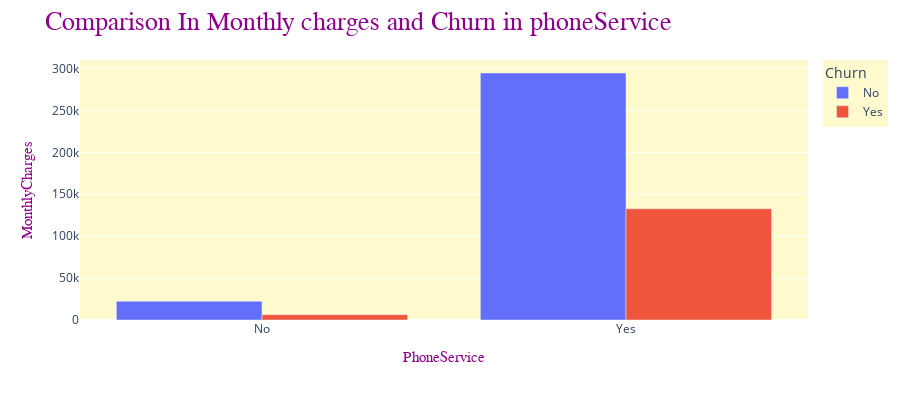

The cell this chart's notebook holds for it:
### Code cell
fig = px.bar(df_1, x='PhoneService', y='MonthlyCharges', barmode = "group",
             hover_data=['PhoneService', 'Churn'], color='Churn', height=400)

fig.update_layout(legend = dict(bgcolor = "LemonChiffon", orientation = "v"), 
                  plot_bgcolor = "LemonChiffon")
fig.update_layout(title = dict(text =  'Comparison In Monthly charges and Churn in phoneService ',
                              
                                  font = dict(family = "Balto", color = "DarkMagenta", size = 26)))
fig.update_xaxes(title_text= "PhoneService", 
                 title_font_family= "Arial", 
                 title_font_size = 15,
                 title_font_color = "DarkMagenta")#, )
fig.update_yaxes(title_text= "MonthlyCharges",  
                 title_font_family= "Arial", 
                 title_font_size = 15,
                 title_font_color = "DarkMagenta")

fig.show()

### Figure 1 — Plotly figure (JSON) as saved in the notebook; plotly's stock layout.template omitted (floating-point values rounded to 4 significant figures)
{"data": [{"alignmentgroup": "True", "customdata": [["No"], ["No"]], "hovertemplate": "Churn=%{customdata[0]}<br>PhoneService=%{x}<br>MonthlyCharges=%{y}<extra></extra>", "legendgroup": "No", "marker": {"color": "#636efa", "pattern": {"shape": ""}}, "name": "No", "offsetgroup": "No", "orientation": "v", "showlegend": true, "textposition": "auto", "type": "bar", "x": ["No", "Yes"], "xaxis": "x", "y": [22280.0, 294700.0], "yaxis": "y"}, {"alignmentgroup": "True", "customdata": [["Yes"], ["Yes"]], "hovertemplate": "Churn=%{customdata[0]}<br>PhoneService=%{x}<br>MonthlyCharges=%{y}<extra></extra>", "legendgroup": "Yes", "marker": {"color": "#EF553B", "pattern": {"shape": ""}}, "name": "Yes", "offsetgroup": "Yes", "orientation": "v", "showlegend": true, "textposition": "auto", "type": "bar", "x": ["No", "Yes"], "xaxis": "x", "y": [6381.0, 132800.0], "yaxis": "y"}], "layout": {"barmode": "group", "height": 400, "legend": {"bgcolor": "LemonChiffon", "orientation": "v", "title": {"text": "Churn"}, "tracegroupgap": 0}, "margin": {"t": 60}, "plot_bgcolor": "LemonChiffon", "title": {"font": {"color": "DarkMagenta", "family": "Balto", "size": 26}, "text": "Comparison In Monthly charges and Churn in phoneService "}, "xaxis": {"anchor": "y", "domain": [0, 1], "title": {"font": {"color": "DarkMagenta", "family": "Arial", "size": 15}, "text": "PhoneService"}}, "yaxis": {"anchor": "x", "domain": [0, 1], "title": {"font": {"color": "DarkMagenta", "family": "Arial", "size": 15}, "text": "MonthlyCharges"}}}}
